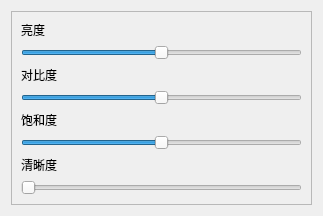
<?xml version="1.0" encoding="UTF-8"?>
<ui version="4.0">
 <class>Form</class>
 <widget class="QWidget" name="Form">
  <property name="geometry">
   <rect>
    <x>0</x>
    <y>0</y>
    <width>323</width>
    <height>180</height>
   </rect>
  </property>
  <property name="windowTitle">
   <string>图像增强</string>
  </property>
  <layout class="QHBoxLayout" name="horizontalLayout">
   <item>
    <widget class="QFrame" name="frame">
     <property name="frameShape">
      <enum>QFrame::StyledPanel</enum>
     </property>
     <property name="frameShadow">
      <enum>QFrame::Raised</enum>
     </property>
     <layout class="QVBoxLayout" name="verticalLayout_9">
      <item>
       <layout class="QVBoxLayout" name="verticalLayout">
        <item>
         <widget class="QLabel" name="label">
          <property name="text">
           <string>亮度</string>
          </property>
         </widget>
        </item>
        <item>
         <widget class="QSlider" name="horizontalSlider">
          <property name="minimum">
           <number>-100</number>
          </property>
          <property name="maximum">
           <number>100</number>
          </property>
          <property name="orientation">
           <enum>Qt::Horizontal</enum>
          </property>
         </widget>
        </item>
       </layout>
      </item>
      <item>
       <layout class="QVBoxLayout" name="verticalLayout_2">
        <item>
         <widget class="QLabel" name="label_2">
          <property name="text">
           <string>对比度</string>
          </property>
         </widget>
        </item>
        <item>
         <widget class="QSlider" name="horizontalSlider_2">
          <property name="minimum">
           <number>-100</number>
          </property>
          <property name="maximum">
           <number>100</number>
          </property>
          <property name="orientation">
           <enum>Qt::Horizontal</enum>
          </property>
         </widget>
        </item>
       </layout>
      </item>
      <item>
       <layout class="QVBoxLayout" name="verticalLayout_3">
        <item>
         <widget class="QLabel" name="label_4">
          <property name="text">
           <string>饱和度</string>
          </property>
         </widget>
        </item>
        <item>
         <widget class="QSlider" name="horizontalSlider_3">
          <property name="minimum">
           <number>-100</number>
          </property>
          <property name="maximum">
           <number>100</number>
          </property>
          <property name="orientation">
           <enum>Qt::Horizontal</enum>
          </property>
         </widget>
        </item>
       </layout>
      </item>
      <item>
       <layout class="QVBoxLayout" name="verticalLayout_4">
        <item>
         <widget class="QLabel" name="label_3">
          <property name="text">
           <string>清晰度</string>
          </property>
         </widget>
        </item>
        <item>
         <widget class="QSlider" name="horizontalSlider_4">
          <property name="orientation">
           <enum>Qt::Horizontal</enum>
          </property>
         </widget>
        </item>
       </layout>
      </item>
     </layout>
    </widget>
   </item>
  </layout>
 </widget>
 <resources/>
 <connections/>
</ui>
